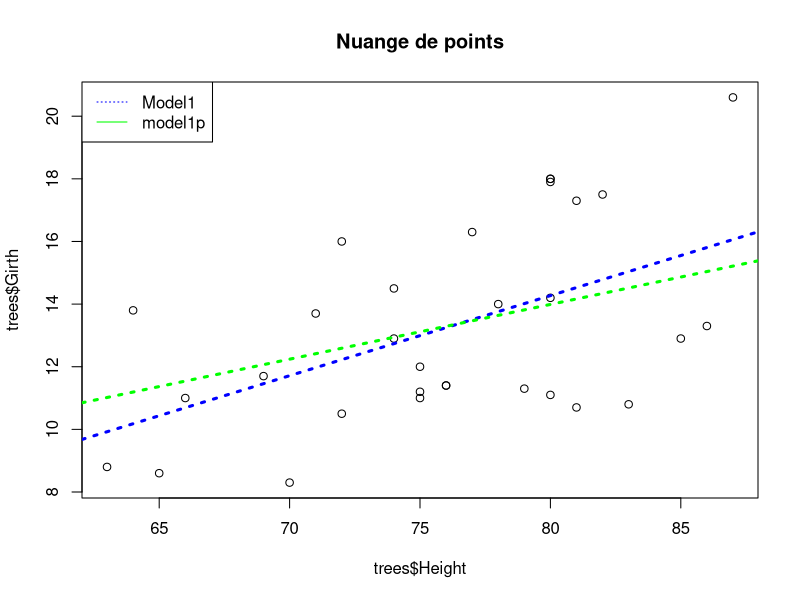

This chart was generated by the following R code:
data("trees")
help(trees)
#model Diam=f(haut)

model1=lm(Girth~Height,data = trees)
summary(model1)

#Model diam=f(Haut) sans la constance 
sum(trees$Girth*trees$Height)/sum(trees$Height^2)

model1p=lm(Girth~Height-1,data = trees)
summary(model1p)
coef(model1p)

plot(trees$Height,trees$Girth,main = "Nuange de points")
abline(model1,col="blue",lty=3,lwd=3,)
abline(model1p,col="green",lty=3,lwd=3)
legend("topleft",legend = c("Model1","model1p"),lty = c(3,1),col = c("blue","green",lwd=c(3,3)))

summary(model1p)

# 3model2 : diam=f(vol)

model2=lm(Girth~Volume,data = trees)
summary(model2)

# 4 model3 : diam=f(vol,haut)
model3=lm(Girth~Height+Volume,data = trees)
summary(model3)

#Selection de la meilleure variable

step(model3)
